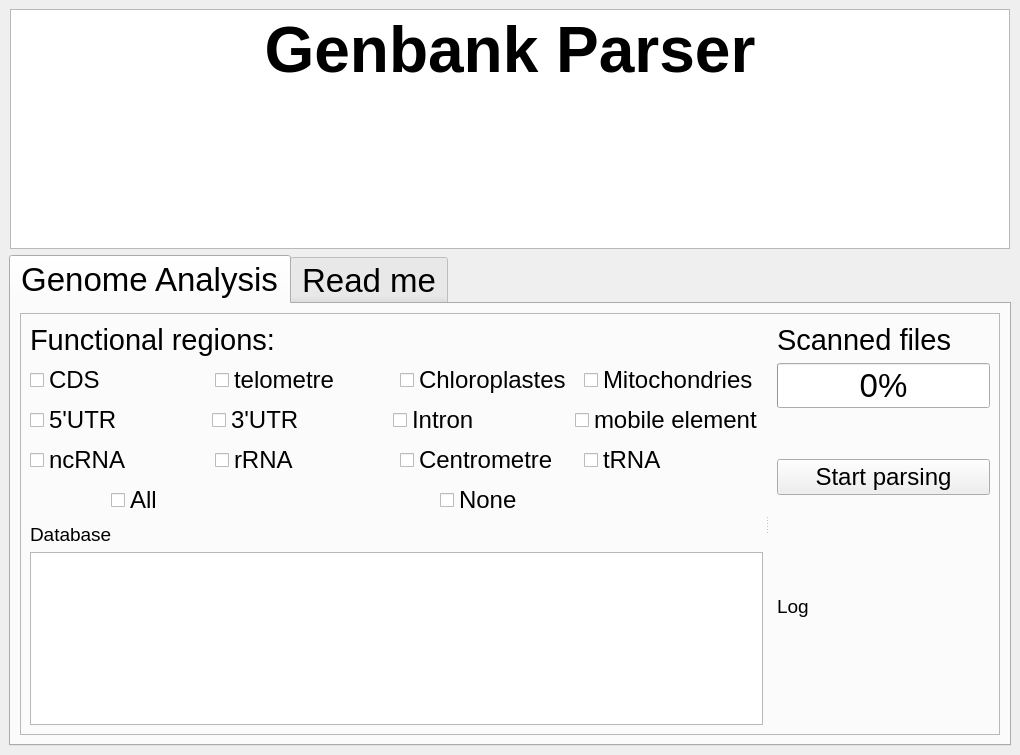
<?xml version="1.0" encoding="UTF-8"?>
<ui version="4.0">
 <class>MainWindow</class>
 <widget class="QMainWindow" name="MainWindow">
  <property name="geometry">
   <rect>
    <x>0</x>
    <y>0</y>
    <width>1020</width>
    <height>755</height>
   </rect>
  </property>
  <property name="windowTitle">
   <string/>
  </property>
  <property name="windowIcon">
   <iconset>
    <normaloff>../../logo.png</normaloff>../../logo.png</iconset>
  </property>
  <widget class="QWidget" name="centralwidget">
   <layout class="QGridLayout" name="gridLayout_2">
    <item row="0" column="8">
     <layout class="QHBoxLayout" name="horizontalLayout">
      <item>
       <widget class="QTextBrowser" name="textBrowser">
        <property name="sizePolicy">
         <sizepolicy hsizetype="Minimum" vsizetype="Minimum">
          <horstretch>0</horstretch>
          <verstretch>0</verstretch>
         </sizepolicy>
        </property>
        <property name="minimumSize">
         <size>
          <width>1000</width>
          <height>240</height>
         </size>
        </property>
        <property name="maximumSize">
         <size>
          <width>100</width>
          <height>240</height>
         </size>
        </property>
        <property name="html">
         <string>&lt;!DOCTYPE HTML PUBLIC &quot;-//W3C//DTD HTML 4.0//EN&quot; &quot;http://www.w3.org/TR/REC-html40/strict.dtd&quot;&gt;
&lt;html&gt;&lt;head&gt;&lt;meta name=&quot;qrichtext&quot; content=&quot;1&quot; /&gt;&lt;meta charset=&quot;utf-8&quot; /&gt;&lt;style type=&quot;text/css&quot;&gt;
p, li { white-space: pre-wrap; }
&lt;/style&gt;&lt;/head&gt;&lt;body style=&quot; font-family:'Sans Serif'; font-size:9pt; font-weight:400; font-style:normal;&quot;&gt;
&lt;p align=&quot;center&quot; style=&quot; margin-top:0px; margin-bottom:0px; margin-left:0px; margin-right:0px; -qt-block-indent:0; text-indent:0px;&quot;&gt;&lt;span style=&quot; font-size:48pt; font-weight:700;&quot;&gt;Genbank Parser&lt;/span&gt;&lt;/p&gt;&lt;/body&gt;&lt;/html&gt;</string>
        </property>
       </widget>
      </item>
     </layout>
    </item>
    <item row="2" column="8">
     <widget class="QTabWidget" name="tabs">
      <property name="minimumSize">
       <size>
        <width>0</width>
        <height>0</height>
       </size>
      </property>
      <property name="font">
       <font>
        <pointsize>25</pointsize>
       </font>
      </property>
      <property name="autoFillBackground">
       <bool>false</bool>
      </property>
      <property name="currentIndex">
       <number>0</number>
      </property>
      <widget class="QWidget" name="tab_1">
       <attribute name="title">
        <string>Genome Analysis</string>
       </attribute>
       <layout class="QGridLayout" name="gridLayout">
        <item row="0" column="0">
         <layout class="QGridLayout" name="gridLayout_3" columnstretch="0">
          <item row="0" column="0">
           <widget class="QFrame" name="frame">
            <property name="frameShape">
             <enum>QFrame::StyledPanel</enum>
            </property>
            <property name="frameShadow">
             <enum>QFrame::Raised</enum>
            </property>
            <layout class="QGridLayout" name="gridLayout_4">
             <item row="0" column="0">
              <widget class="QSplitter" name="splitter">
               <property name="orientation">
                <enum>Qt::Horizontal</enum>
               </property>
               <property name="handleWidth">
                <number>8</number>
               </property>
               <widget class="QWidget" name="layoutWidget">
                <layout class="QVBoxLayout" name="verticalLayout_4" stretch="0,0,0,0">
                 <item>
                  <widget class="QLabel" name="label_10">
                   <property name="sizePolicy">
                    <sizepolicy hsizetype="Preferred" vsizetype="Preferred">
                     <horstretch>0</horstretch>
                     <verstretch>0</verstretch>
                    </sizepolicy>
                   </property>
                   <property name="font">
                    <font>
                     <pointsize>22</pointsize>
                    </font>
                   </property>
                   <property name="text">
                    <string>Functional regions:</string>
                   </property>
                  </widget>
                 </item>
                 <item>
                  <layout class="QVBoxLayout" name="verticalLayout_2">
                   <item>
                    <layout class="QHBoxLayout" name="horizontalLayout_2">
                     <item>
                      <widget class="QCheckBox" name="CDS">
                       <property name="sizePolicy">
                        <sizepolicy hsizetype="Preferred" vsizetype="Preferred">
                         <horstretch>0</horstretch>
                         <verstretch>0</verstretch>
                        </sizepolicy>
                       </property>
                       <property name="minimumSize">
                        <size>
                         <width>121</width>
                         <height>0</height>
                        </size>
                       </property>
                       <property name="maximumSize">
                        <size>
                         <width>242</width>
                         <height>16777215</height>
                        </size>
                       </property>
                       <property name="font">
                        <font>
                         <pointsize>18</pointsize>
                        </font>
                       </property>
                       <property name="text">
                        <string>CDS</string>
                       </property>
                      </widget>
                     </item>
                     <item>
                      <widget class="QCheckBox" name="TELOMETRE">
                       <property name="sizePolicy">
                        <sizepolicy hsizetype="Preferred" vsizetype="Preferred">
                         <horstretch>0</horstretch>
                         <verstretch>0</verstretch>
                        </sizepolicy>
                       </property>
                       <property name="minimumSize">
                        <size>
                         <width>121</width>
                         <height>0</height>
                        </size>
                       </property>
                       <property name="maximumSize">
                        <size>
                         <width>242</width>
                         <height>16777215</height>
                        </size>
                       </property>
                       <property name="font">
                        <font>
                         <pointsize>18</pointsize>
                        </font>
                       </property>
                       <property name="text">
                        <string>telometre</string>
                       </property>
                      </widget>
                     </item>
                     <item>
                      <widget class="QCheckBox" name="CHLORO">
                       <property name="font">
                        <font>
                         <pointsize>18</pointsize>
                        </font>
                       </property>
                       <property name="text">
                        <string>Chloroplastes</string>
                       </property>
                      </widget>
                     </item>
                     <item>
                      <widget class="QCheckBox" name="MITO">
                       <property name="font">
                        <font>
                         <pointsize>18</pointsize>
                        </font>
                       </property>
                       <property name="text">
                        <string>Mitochondries</string>
                       </property>
                      </widget>
                     </item>
                    </layout>
                   </item>
                   <item>
                    <layout class="QHBoxLayout" name="horizontalLayout_6">
                     <item>
                      <widget class="QCheckBox" name="UTR_5">
                       <property name="minimumSize">
                        <size>
                         <width>121</width>
                         <height>0</height>
                        </size>
                       </property>
                       <property name="maximumSize">
                        <size>
                         <width>242</width>
                         <height>16777215</height>
                        </size>
                       </property>
                       <property name="font">
                        <font>
                         <pointsize>18</pointsize>
                        </font>
                       </property>
                       <property name="text">
                        <string>5'UTR</string>
                       </property>
                      </widget>
                     </item>
                     <item>
                      <widget class="QCheckBox" name="UTR_3">
                       <property name="minimumSize">
                        <size>
                         <width>121</width>
                         <height>0</height>
                        </size>
                       </property>
                       <property name="maximumSize">
                        <size>
                         <width>242</width>
                         <height>16777215</height>
                        </size>
                       </property>
                       <property name="font">
                        <font>
                         <pointsize>18</pointsize>
                        </font>
                       </property>
                       <property name="text">
                        <string>3'UTR</string>
                       </property>
                      </widget>
                     </item>
                     <item>
                      <widget class="QCheckBox" name="INTRON">
                       <property name="sizePolicy">
                        <sizepolicy hsizetype="Preferred" vsizetype="Preferred">
                         <horstretch>0</horstretch>
                         <verstretch>0</verstretch>
                        </sizepolicy>
                       </property>
                       <property name="minimumSize">
                        <size>
                         <width>121</width>
                         <height>0</height>
                        </size>
                       </property>
                       <property name="maximumSize">
                        <size>
                         <width>242</width>
                         <height>16777215</height>
                        </size>
                       </property>
                       <property name="font">
                        <font>
                         <pointsize>18</pointsize>
                        </font>
                       </property>
                       <property name="text">
                        <string>Intron</string>
                       </property>
                      </widget>
                     </item>
                     <item>
                      <widget class="QCheckBox" name="MOBILE">
                       <property name="sizePolicy">
                        <sizepolicy hsizetype="Preferred" vsizetype="Preferred">
                         <horstretch>0</horstretch>
                         <verstretch>0</verstretch>
                        </sizepolicy>
                       </property>
                       <property name="minimumSize">
                        <size>
                         <width>121</width>
                         <height>0</height>
                        </size>
                       </property>
                       <property name="maximumSize">
                        <size>
                         <width>242</width>
                         <height>16777215</height>
                        </size>
                       </property>
                       <property name="font">
                        <font>
                         <pointsize>18</pointsize>
                        </font>
                       </property>
                       <property name="text">
                        <string>mobile element</string>
                       </property>
                      </widget>
                     </item>
                    </layout>
                   </item>
                   <item>
                    <layout class="QHBoxLayout" name="horizontalLayout_4">
                     <item>
                      <widget class="QCheckBox" name="NC_RNA">
                       <property name="sizePolicy">
                        <sizepolicy hsizetype="Preferred" vsizetype="Preferred">
                         <horstretch>0</horstretch>
                         <verstretch>0</verstretch>
                        </sizepolicy>
                       </property>
                       <property name="minimumSize">
                        <size>
                         <width>121</width>
                         <height>0</height>
                        </size>
                       </property>
                       <property name="maximumSize">
                        <size>
                         <width>242</width>
                         <height>16777215</height>
                        </size>
                       </property>
                       <property name="font">
                        <font>
                         <pointsize>18</pointsize>
                        </font>
                       </property>
                       <property name="text">
                        <string>ncRNA</string>
                       </property>
                      </widget>
                     </item>
                     <item>
                      <widget class="QCheckBox" name="R_RNA">
                       <property name="sizePolicy">
                        <sizepolicy hsizetype="Preferred" vsizetype="Preferred">
                         <horstretch>0</horstretch>
                         <verstretch>0</verstretch>
                        </sizepolicy>
                       </property>
                       <property name="minimumSize">
                        <size>
                         <width>121</width>
                         <height>0</height>
                        </size>
                       </property>
                       <property name="maximumSize">
                        <size>
                         <width>242</width>
                         <height>16777215</height>
                        </size>
                       </property>
                       <property name="font">
                        <font>
                         <pointsize>18</pointsize>
                        </font>
                       </property>
                       <property name="text">
                        <string>rRNA</string>
                       </property>
                      </widget>
                     </item>
                     <item>
                      <widget class="QCheckBox" name="CENTRO">
                       <property name="sizePolicy">
                        <sizepolicy hsizetype="Preferred" vsizetype="Preferred">
                         <horstretch>0</horstretch>
                         <verstretch>0</verstretch>
                        </sizepolicy>
                       </property>
                       <property name="minimumSize">
                        <size>
                         <width>121</width>
                         <height>0</height>
                        </size>
                       </property>
                       <property name="maximumSize">
                        <size>
                         <width>242</width>
                         <height>16777215</height>
                        </size>
                       </property>
                       <property name="font">
                        <font>
                         <pointsize>18</pointsize>
                        </font>
                       </property>
                       <property name="text">
                        <string>Centrometre</string>
                       </property>
                      </widget>
                     </item>
                     <item>
                      <widget class="QCheckBox" name="T_RNA">
                       <property name="sizePolicy">
                        <sizepolicy hsizetype="Preferred" vsizetype="Preferred">
                         <horstretch>0</horstretch>
                         <verstretch>0</verstretch>
                        </sizepolicy>
                       </property>
                       <property name="minimumSize">
                        <size>
                         <width>121</width>
                         <height>0</height>
                        </size>
                       </property>
                       <property name="maximumSize">
                        <size>
                         <width>242</width>
                         <height>16777215</height>
                        </size>
                       </property>
                       <property name="font">
                        <font>
                         <pointsize>18</pointsize>
                        </font>
                       </property>
                       <property name="text">
                        <string>tRNA</string>
                       </property>
                      </widget>
                     </item>
                    </layout>
                   </item>
                   <item>
                    <layout class="QHBoxLayout" name="horizontalLayout_5">
                     <item>
                      <widget class="QCheckBox" name="ALL">
                       <property name="minimumSize">
                        <size>
                         <width>121</width>
                         <height>0</height>
                        </size>
                       </property>
                       <property name="maximumSize">
                        <size>
                         <width>242</width>
                         <height>16777215</height>
                        </size>
                       </property>
                       <property name="font">
                        <font>
                         <pointsize>18</pointsize>
                        </font>
                       </property>
                       <property name="text">
                        <string>All</string>
                       </property>
                      </widget>
                     </item>
                     <item>
                      <widget class="QCheckBox" name="NONE">
                       <property name="minimumSize">
                        <size>
                         <width>121</width>
                         <height>0</height>
                        </size>
                       </property>
                       <property name="maximumSize">
                        <size>
                         <width>242</width>
                         <height>16777215</height>
                        </size>
                       </property>
                       <property name="font">
                        <font>
                         <pointsize>18</pointsize>
                        </font>
                       </property>
                       <property name="text">
                        <string>None</string>
                       </property>
                      </widget>
                     </item>
                    </layout>
                   </item>
                  </layout>
                 </item>
                 <item>
                  <widget class="QLabel" name="label_6">
                   <property name="font">
                    <font>
                     <pointsize>25</pointsize>
                    </font>
                   </property>
                   <property name="text">
                    <string>
                                          &lt;html&gt;&lt;head/&gt;&lt;body&gt;&lt;p&gt;&lt;span
                                          style=&quot;
                                          font-size:14pt;&quot;&gt;Database&lt;/span&gt;&lt;/p&gt;&lt;/body&gt;&lt;/html&gt;</string>
                   </property>
                  </widget>
                 </item>
                 <item>
                  <widget class="QTreeView" name="treeView">
                   <property name="font">
                    <font>
                     <pointsize>18</pointsize>
                    </font>
                   </property>
                  </widget>
                 </item>
                </layout>
               </widget>
               <widget class="QWidget" name="layoutWidget">
                <layout class="QVBoxLayout" name="verticalLayout_3">
                 <item>
                  <layout class="QFormLayout" name="formLayout_5">
                   <item row="0" column="1">
                    <widget class="QLabel" name="progress_bar_label">
                     <property name="font">
                      <font>
                       <pointsize>22</pointsize>
                      </font>
                     </property>
                     <property name="text">
                      <string>Scanned files</string>
                     </property>
                    </widget>
                   </item>
                   <item row="1" column="1">
                    <widget class="QProgressBar" name="fileProgressBar">
                     <property name="maximum">
                      <number>50</number>
                     </property>
                     <property name="value">
                      <number>0</number>
                     </property>
                    </widget>
                   </item>
                  </layout>
                 </item>
                 <item>
                  <layout class="QFormLayout" name="formLayout_4">
                   <item row="2" column="1">
                    <widget class="QPushButton" name="pushButton">
                     <property name="font">
                      <font>
                       <pointsize>18</pointsize>
                      </font>
                     </property>
                     <property name="text">
                      <string>Start parsing</string>
                     </property>
                    </widget>
                   </item>
                  </layout>
                 </item>
                 <item>
                  <layout class="QFormLayout" name="formLayout_6">
                   <item row="0" column="1">
                    <widget class="QLabel" name="label_7">
                     <property name="font">
                      <font>
                       <pointsize>22</pointsize>
                      </font>
                     </property>
                     <property name="text">
                      <string>
                                              &lt;html&gt;&lt;head/&gt;&lt;body&gt;&lt;p&gt;&lt;span
                                              style=&quot;
                                              font-size:14pt;&quot;&gt;Log&lt;/span&gt;&lt;/p&gt;&lt;/body&gt;&lt;/html&gt;</string>
                     </property>
                    </widget>
                   </item>
                  </layout>
                 </item>
                </layout>
               </widget>
              </widget>
             </item>
            </layout>
           </widget>
          </item>
         </layout>
        </item>
       </layout>
      </widget>
      <widget class="QWidget" name="tab">
       <property name="enabled">
        <bool>true</bool>
       </property>
       <attribute name="title">
        <string>Read me</string>
       </attribute>
       <layout class="QGridLayout" name="gridLayout_10">
        <item row="0" column="0">
         <layout class="QGridLayout" name="gridLayout_5">
          <item row="0" column="0">
           <widget class="QFrame" name="frame_2">
            <property name="frameShape">
             <enum>QFrame::StyledPanel</enum>
            </property>
            <property name="frameShadow">
             <enum>QFrame::Raised</enum>
            </property>
            <layout class="QGridLayout" name="gridLayout_11">
             <item row="0" column="0">
              <widget class="QTextEdit" name="textEdit"/>
             </item>
            </layout>
           </widget>
          </item>
         </layout>
        </item>
       </layout>
      </widget>
     </widget>
    </item>
   </layout>
  </widget>
  <action name="actionExporter_les_r_sultats">
   <property name="text">
    <string>Export results</string>
   </property>
  </action>
 </widget>
 <resources/>
 <connections/>
</ui>
